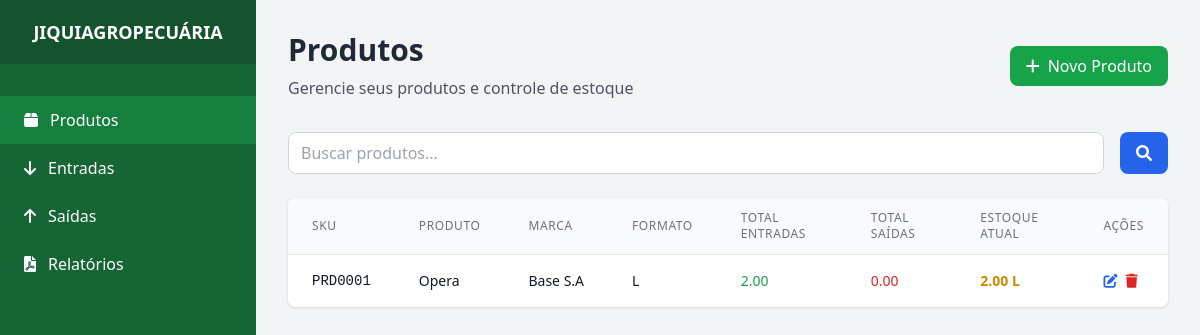
/produtos, run on the app's committed database.
### models.py (models this page shows, shortened)
class Produto(db.Model):
    id = db.Column(db.Integer, primary_key=True)
    sku = db.Column(db.String(20), unique=True, nullable=False)
    nome = db.Column(db.String(100), nullable=False)
    marca = db.Column(db.String(100), nullable=False)
    formato = db.Column(db.String(20), nullable=False)  # L, mg, ml, etc
    created_at = db.Column(db.DateTime, default=datetime.utcnow)
    entradas = db.relationship('Entrada', backref='produto', lazy=True)
    saidas = db.relationship('Saida', backref='produto', lazy=True)
    def calcular_estoque_atual(self, data_limite=None):
        query_entradas = Entrada.query.filter_by(produto_id=self.id)
        query_saidas = Saida.query.filter_by(produto_id=self.id)
        if data_limite:
            query_entradas = query_entradas.filter(Entrada.data <= data_limite)
            query_saidas = query_saidas.filter(Saida.data <= data_limite)
        total_entradas = sum([entrada.quantidade for entrada in query_entradas.all()])
        total_saidas = sum([saida.quantidade for saida in query_saidas.all()])
        return total_entradas - total_saidas
    def calcular_entradas_periodo(self, data_inicio=None, data_fim=None):
        query = Entrada.query.filter_by(produto_id=self.id)
        if data_inicio and data_fim:
            query = query.filter(Entrada.data >= data_inicio, Entrada.data <= data_fim)
        entradas = query.all()
        return sum([entrada.quantidade for entrada in entradas])
    def calcular_saidas_periodo(self, data_inicio=None, data_fim=None):
        query = Saida.query.filter_by(produto_id=self.id)
        if data_inicio and data_fim:
            query = query.filter(Saida.data >= data_inicio, Saida.data <= data_fim)
        saidas = query.all()
        return sum([saida.quantidade for saida in saidas])
    def calcular_total_entradas(self):
        return self.calcular_entradas_periodo()
    def calcular_total_saidas(self):
        return self.calcular_saidas_periodo()

### app.py (the view)
@app.route('/produtos')
def produtos():
    search = request.args.get('search', '')
    if search:
        produtos = Produto.query.filter(
            Produto.nome.contains(search) |
            Produto.marca.contains(search)
        ).all()
    else:
        produtos = Produto.query.all()
    produtos_com_estoque = []
    for produto in produtos:
        estoque_atual = produto.calcular_estoque_atual()
        produtos_com_estoque.append({
            'produto': produto,
            'estoque_atual': estoque_atual
        })
    return render_template('produtos.html', produtos=produtos_com_estoque, search=search)

### templates/produtos.html (shortened to what this page needs)
{% extends "base.html" %}
{% block content %}
<div class="mb-8 flex flex-col sm:flex-row justify-between items-start sm:items-center">
    <div>
        <h2 class="text-3xl font-bold text-gray-800 mb-2">Produtos</h2>
        <p class="text-gray-600">Gerencie seus produtos e controle de estoque</p>
    </div>
    <a href="{{ url_for('novo_produto') }}" class="mt-4 sm:mt-0 bg-green-600 hover:bg-green-700 text-white px-4 py-2 rounded-lg transition duration-200">
        <i class="fas fa-plus mr-2"></i>Novo Produto
    </a>
</div>
<div class="mb-6">
    <form method="GET" class="flex gap-4">
        <div class="flex-1">
            <input type="text" name="search" value="{{ search }}" placeholder="Buscar produtos..."
                   class="w-full px-3 py-2 border border-gray-300 rounded-lg focus:outline-none focus:ring-2 focus:ring-green-500">
        </div>
        <button type="submit" class="bg-blue-600 hover:bg-blue-700 text-white px-4 py-2 rounded-lg transition duration-200">
            <i class="fas fa-search"></i>
        </button>
    </form>
</div>
<div class="bg-white rounded-lg shadow overflow-hidden">
    {% if produtos %}
    <div class="overflow-x-auto">
        <table class="min-w-full divide-y divide-gray-200">
            <thead class="bg-gray-50">
                <tr>
                    <th class="px-6 py-3 text-left text-xs font-medium text-gray-500 uppercase tracking-wider">SKU</th>
                    <th class="px-6 py-3 text-left text-xs font-medium text-gray-500 uppercase tracking-wider">Produto</th>
                    <th class="px-6 py-3 text-left text-xs font-medium text-gray-500 uppercase tracking-wider">Marca</th>
                    <th class="px-6 py-3 text-left text-xs font-medium text-gray-500 uppercase tracking-wider">Formato</th>
                    <th class="px-6 py-3 text-left text-xs font-medium text-gray-500 uppercase tracking-wider">Total Entradas</th>
                    <th class="px-6 py-3 text-left text-xs font-medium text-gray-500 uppercase tracking-wider">Total Saídas</th>
                    <th class="px-6 py-3 text-left text-xs font-medium text-gray-500 uppercase tracking-wider">Estoque Atual</th>
                    <th class="px-6 py-3 text-left text-xs font-medium text-gray-500 uppercase tracking-wider">Ações</th>
                </tr>
            </thead>
            <tbody class="bg-white divide-y divide-gray-200">
                {% for item in produtos %}
                {% set total_entradas = item.produto.calcular_total_entradas() %}
                {% set total_saidas = item.produto.calcular_total_saidas() %}
                <tr class="hover:bg-gray-50">
                    <td class="px-6 py-4 whitespace-nowrap">
                        <div class="text-sm font-mono text-gray-900">{{ item.produto.sku or 'N/A' }}</div>
                    </td>
                    <td class="px-6 py-4 whitespace-nowrap">
                        <div class="text-sm font-medium text-gray-900">{{ item.produto.nome }}</div>
                    </td>
                    <td class="px-6 py-4 whitespace-nowrap">
                        <div class="text-sm text-gray-900">{{ item.produto.marca }}</div>
                    </td>
                    <td class="px-6 py-4 whitespace-nowrap">
                        <div class="text-sm text-gray-900">{{ item.produto.formato }}</div>
                    </td>
                    <td class="px-6 py-4 whitespace-nowrap">
                        <div class="text-sm text-green-600 font-medium">
                            {{ "%.2f"|format(total_entradas) }}
                        </div>
                    </td>
                    <td class="px-6 py-4 whitespace-nowrap">
                        <div class="text-sm text-red-600 font-medium">
                            {{ "%.2f"|format(total_saidas) }}
                        </div>
                    </td>
                    <td class="px-6 py-4 whitespace-nowrap">
                        <div class="text-sm font-bold">
                            <span class="{% if item.estoque_atual <= 0 %}text-red-600{% elif item.estoque_atual <= 10 %}text-yellow-600{% else %}text-green-600{% endif %}">
                                {{ "%.2f"|format(item.estoque_atual) }} {{ item.produto.formato }}
                            </span>
                        </div>
                    </td>
                    <td class="px-6 py-4 whitespace-nowrap text-sm font-medium">
                        <div class="flex gap-2">
                            <a href="{{ url_for('editar_produto', id=item.produto.id) }}"
                               class="text-blue-600 hover:text-blue-900" title="Editar">
                                <i class="fas fa-edit"></i>
                            </a>
                            <form method="POST" action="{{ url_for('deletar_produto', id=item.produto.id) }}"
                                  class="inline" onsubmit="return confirm('Tem certeza que deseja deletar este produto?')">
                                <button type="submit" class="text-red-600 hover:text-red-900" title="Deletar">
                                    <i class="fas fa-trash"></i>
                                </button>
                            </form>
                        </div>
                    </td>
                </tr>
                {% endfor %}
            </tbody>
        </table>
    </div>
    {% endif %}
</div>
{% endblock %}

### data on the page
Produto: produto "PRD0001", produto.nome "Opera", produto.marca "Base S.A", produto.formato "L", produto.formato "L"

### other printed values
{{ "%.2f"|format(total_entradas) }} "2.00"
{{ "%.2f"|format(total_saidas) }} "0.00"
{{ "%.2f"|format(item.estoque_atual) }} "2.00"
